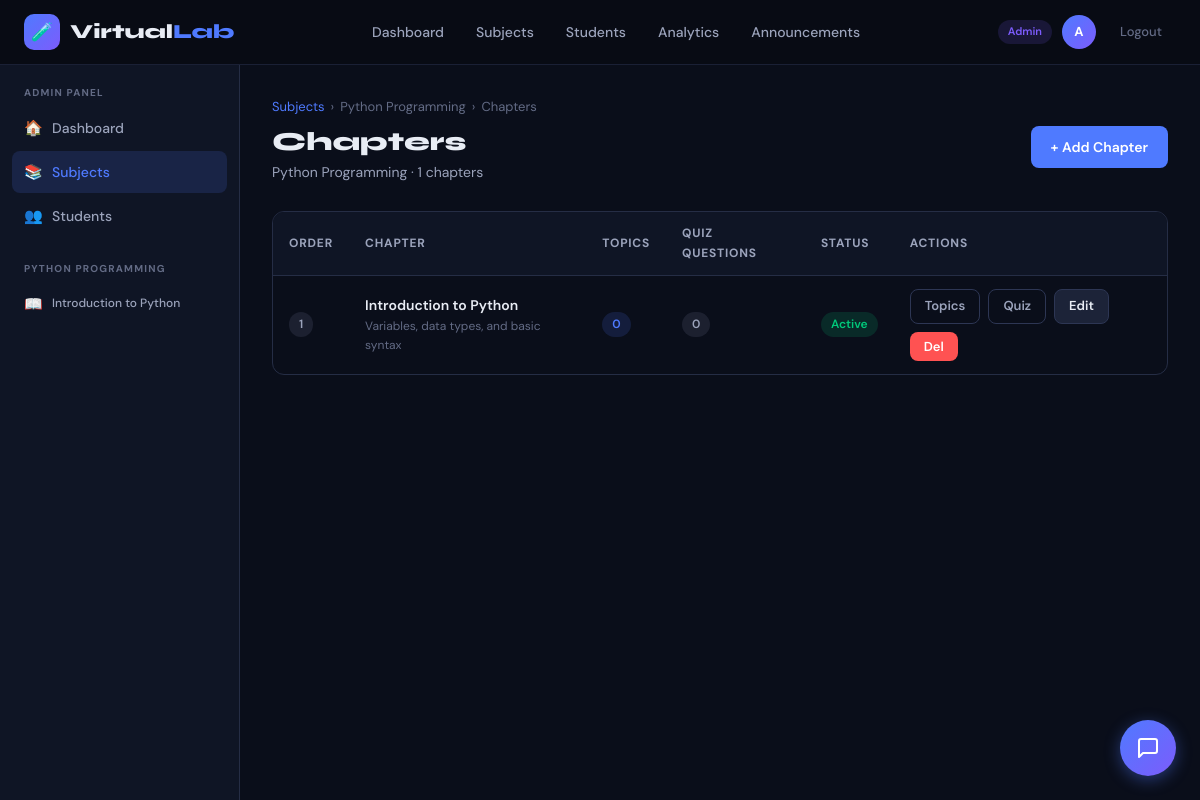
Page /admin-panel/subject/1/chapters/ (signed in) on the committed database.
### lab/models.py (models this page shows, shortened)
class Subject(models.Model):
    CATEGORY_CHOICES = [
        ('programming', 'Programming'),
        ('database', 'Database'),
        ('algorithms', 'Algorithms'),
        ('networking', 'Networking'),
        ('other', 'Other'),
    ]
    title = models.CharField(max_length=200)
    description = models.TextField()
    category = models.CharField(max_length=50, choices=CATEGORY_CHOICES, default='other')
    thumbnail = models.ImageField(upload_to='thumbnails/', blank=True, null=True)
    icon = models.CharField(max_length=50, default='book', help_text='Icon name (e.g. database, code, cpu)')
    color = models.CharField(max_length=7, default='#4f46e5')
    is_active = models.BooleanField(default=True)
    created_at = models.DateTimeField(auto_now_add=True)
    order = models.IntegerField(default=0)
    class Meta:
        ordering = ['order', 'title']

class Chapter(models.Model):
    subject = models.ForeignKey(Subject, on_delete=models.CASCADE, related_name='chapters')
    title = models.CharField(max_length=200)
    description = models.TextField(blank=True)
    order = models.IntegerField(default=0)
    is_active = models.BooleanField(default=True)
    created_at = models.DateTimeField(auto_now_add=True)
    class Meta:
        ordering = ['order']

### lab/views.py (the view)
# urls.py: path('admin-panel/subject/<int:subject_id>/chapters/', views.admin_chapters, name='admin_chapters'),
@admin_required
def admin_chapters(request, subject_id):
    subject = get_object_or_404(Subject, id=subject_id)
    chapters = subject.chapters.annotate(topic_count=Count('topics'), q_count=Count('questions'))
    return render(request, 'lab/admin/chapters.html', {'subject': subject, 'chapters': chapters})

### lab/templates/lab/admin/chapters.html (shortened to what this page needs)
{% extends 'lab/base.html' %}
{% block body %}
<div class="app-layout">
  <div class="sidebar">
    <div class="sidebar-section">
      <div class="sidebar-label">Admin Panel</div>
      <a href="{% url 'admin_dashboard' %}" class="sidebar-link"><span class="icon">🏠</span> Dashboard</a>
      <a href="{% url 'admin_subjects' %}" class="sidebar-link active"><span class="icon">📚</span> Subjects</a>
      <a href="{% url 'admin_students' %}" class="sidebar-link"><span class="icon">👥</span> Students</a>
    </div>
    <div class="sidebar-section">
      <div class="sidebar-label">{{ subject.title }}</div>
      {% for chapter in chapters %}
      <a href="{% url 'admin_topics' chapter.id %}" class="sidebar-link">
        <span class="icon">📖</span>
        <span style="overflow:hidden;text-overflow:ellipsis;white-space:nowrap;flex:1;font-size:12px;">{{ chapter.title }}</span>
      </a>
      {% endfor %}
    </div>
  </div>
  <div class="main-content">
    <div class="breadcrumb">
      <a href="{% url 'admin_subjects' %}">Subjects</a>
      <span>›</span>
      <span>{{ subject.title }}</span>
      <span>›</span>
      <span>Chapters</span>
    </div>
    <div class="page-header">
      <div>
        <h1 class="page-title">Chapters</h1>
        <p class="page-subtitle">{{ subject.title }} · {{ chapters.count }} chapters</p>
      </div>
      <a href="{% url 'admin_chapter_add' subject.id %}" class="btn btn-primary">+ Add Chapter</a>
    </div>
    <div class="table-wrap">
      <table>
        <thead>
          <tr>
            <th>Order</th>
            <th>Chapter</th>
            <th>Topics</th>
            <th>Quiz Questions</th>
            <th>Status</th>
            <th>Actions</th>
          </tr>
        </thead>
        <tbody>
          {% for chapter in chapters %}
          <tr>
            <td><span class="badge badge-gray">{{ chapter.order }}</span></td>
            <td>
              <div style="font-weight:600;">{{ chapter.title }}</div>
              <div class="text-dim text-xs">{{ chapter.description|truncatechars:40|default:"No description" }}</div>
            </td>
            <td><span class="badge badge-blue">{{ chapter.topic_count }}</span></td>
            <td><span class="badge {% if chapter.q_count > 0 %}badge-green{% else %}badge-gray{% endif %}">{{ chapter.q_count }}</span></td>
            <td>
              {% if chapter.is_active %}<span class="badge badge-green">Active</span>
              {% else %}<span class="badge badge-gray">Inactive</span>{% endif %}
            </td>
            <td>
              <div class="flex gap-1 flex-wrap">
                <a href="{% url 'admin_topics' chapter.id %}" class="btn btn-outline btn-sm">Topics</a>
                <a href="{% url 'admin_quiz' chapter.id %}" class="btn btn-outline btn-sm">Quiz</a>
                <a href="{% url 'admin_chapter_edit' chapter.id %}" class="btn btn-secondary btn-sm">Edit</a>
                <form method="post" action="{% url 'admin_chapter_delete' chapter.id %}" style="display:inline;">
                  <button class="btn btn-danger btn-sm" onclick="return confirm('Delete this chapter?')">Del</button>
                </form>
              </div>
            </td>
          </tr>
          {% empty %}
          <tr><td colspan="6" class="text-center text-dim" style="padding:40px;">No chapters yet.</td></tr>
          {% endfor %}
        </tbody>
      </table>
    </div>
  </div>
</div>
{% endblock %}

### lab/templates/lab/base.html (shortened to what this page needs)
<!DOCTYPE html>
<html lang="en">
<head>
{% load static %}
</head>
<body>
<nav {% if request.user.is_staff %}class="admin-nav"{% endif %}>
  <div class="nav-inner">
    <a href="{% url 'home' %}" class="nav-logo">
      <div class="nav-logo-icon">🧪</div>
      <span class="nav-logo-text">Virtual<span>Lab</span></span>
    </a>
    {% if request.user.is_authenticated %}
      {% if request.user.is_staff %}
        <div class="nav-links">
          <a href="{% url 'admin_dashboard' %}" class="nav-link {% if request.resolver_match.url_name == 'admin_dashboard' %}active{% endif %}">Dashboard</a>
          <a href="{% url 'admin_subjects' %}" class="nav-link {% if 'subject' in request.resolver_match.url_name %}active{% endif %}">Subjects</a>
          <a href="{% url 'admin_students' %}" class="nav-link {% if 'student' in request.resolver_match.url_name %}active{% endif %}">Students</a>
          <a href="{% url 'admin_analytics' %}" class="nav-link">Analytics</a>
          <a href="{% url 'admin_announcements' %}" class="nav-link">Announcements</a>
        </div>
      {% endif %}
      <div class="nav-user">
        {% if request.user.is_staff %}<span class="badge badge-purple" style="font-size:11px">Admin</span>{% endif %}
        <a href="{% if request.user.is_staff %}{% url 'admin_dashboard' %}{% else %}{% url 'profile' %}{% endif %}" class="nav-avatar">
          {{ request.user.first_name|first|upper|default:request.user.username|first|upper }}
        </a>
        <a href="{% url 'logout' %}" class="nav-link" style="font-size:13px; color: var(--text3);">Logout</a>
      </div>
    {% else %}
      <div class="nav-links">
        <a href="{% url 'login' %}" class="nav-link">Login</a>
        <a href="{% url 'register' %}" class="btn btn-primary btn-sm">Get Started</a>
      </div>
    {% endif %}
  </div>
</nav>
{% block body %}{% endblock %}
{% load static %}
<link rel="stylesheet" href="{% static 'lab/css/chatbot.css' %}">
</body>
</html>

### rows in the picture
Subject: title "PYTHON PROGRAMMING", title "Python Programming"
Chapter: title "Introduction to Python", order "1", description "Variables, data types, and basic syntax", topic_count "0", q_count "0", is_active "Active"

### other values in the picture
{{ chapters.count }} "1"
